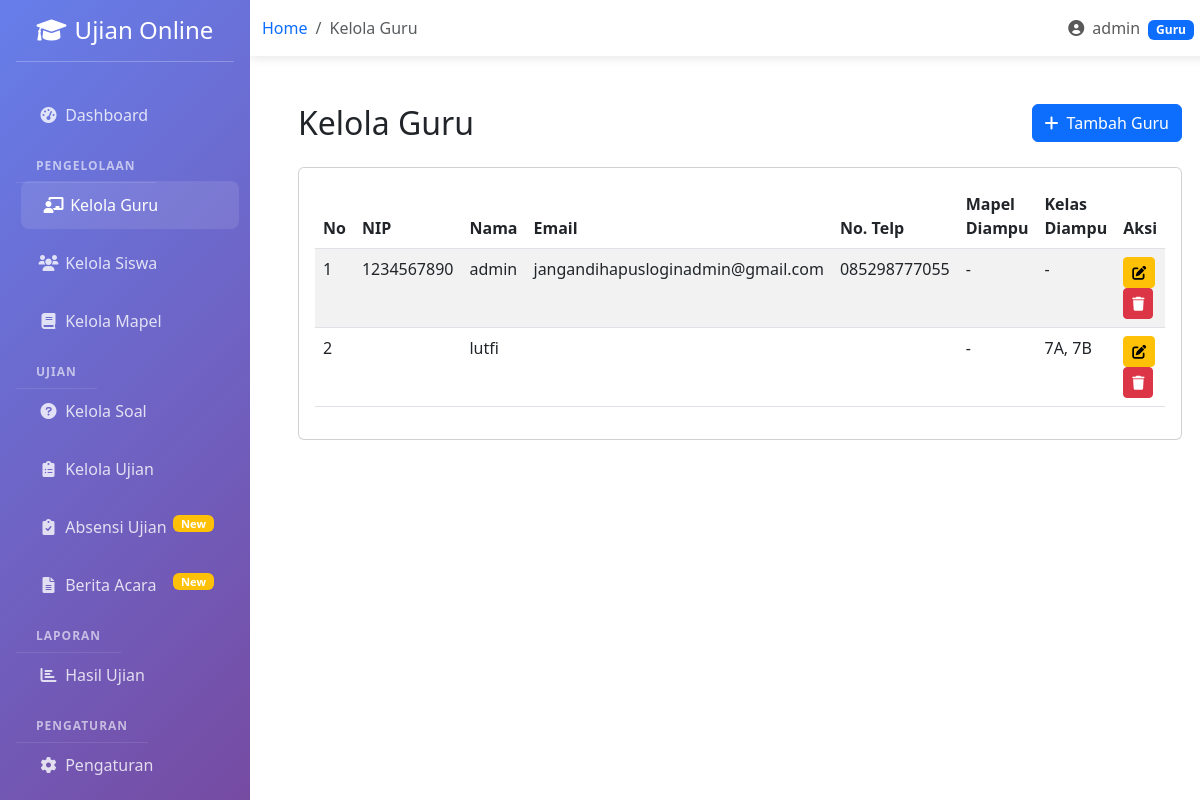
The page /kelola_guru.php (signed in) on the database its author committed.
### tables this page shows
CREATE TABLE `guru` (
  `id` int(11) NOT NULL,
  `user_id` int(11) DEFAULT NULL,
  `nip` varchar(20) DEFAULT NULL,
  `nama` varchar(100) NOT NULL,
  `email` varchar(100) DEFAULT NULL,
  `no_telp` varchar(15) DEFAULT NULL,
  `alamat` text,
  `foto` varchar(255) DEFAULT NULL
);

### kelola_guru.php (the view, shortened to what this page needs)
<?php
require_once 'config.php';
$title = "Kelola Guru";
include 'templates/header.php';
?>
<div class="container-fluid p-4">
    <div class="d-flex justify-content-between align-items-center mb-4">
        <h2 class="mb-0">Kelola Guru</h2>
        <button class="btn btn-primary" data-bs-toggle="modal" data-bs-target="#tambahGuruModal">
            <i class="fas fa-plus me-2"></i>Tambah Guru
        </button>
    </div>
    <div class="card">
        <div class="card-body">
            <div class="table-responsive">
                <table class="table table-striped" id="tabelGuru">
                    <thead>
                        <tr>
                            <th>No</th>
                            <th>NIP</th>
                            <th>Nama</th>
                            <th>Email</th>
                            <th>No. Telp</th>
                            <th>Mapel Diampu</th>
                            <th>Kelas Diampu</th>
                            <th>Aksi</th>
                        </tr>
                    </thead>
                    <tbody>
                        <?php
                        $stmt = $pdo->query("
                            SELECT g.*, u.username,
                            GROUP_CONCAT(DISTINCT mg.nama_mapel ORDER BY mg.nama_mapel SEPARATOR ', ') as mapel_diampu,
                            GROUP_CONCAT(DISTINCT kg.kelas ORDER BY kg.kelas SEPARATOR ', ') as kelas_diampu
                            FROM guru g
                            JOIN users u ON g.user_id = u.id
                            LEFT JOIN guru_mapel gm ON g.id = gm.guru_id
                            LEFT JOIN mata_pelajaran mg ON gm.mapel_id = mg.id
                            LEFT JOIN guru_kelas gk ON g.id = gk.guru_id
                            LEFT JOIN kelas kg ON gk.kelas_id = kg.id
                            GROUP BY g.id
                        ");
                        $no = 1;
                        while ($row = $stmt->fetch(PDO::FETCH_ASSOC)): ?>
                        <tr>
                            <td><?= $no++ ?></td>
                            <td><?= htmlspecialchars($row['nip']) ?></td>
                            <td><?= htmlspecialchars($row['nama']) ?></td>
                            <td><?= htmlspecialchars($row['email']) ?></td>
                            <td><?= htmlspecialchars($row['no_telp']) ?></td>
                            <td><?= htmlspecialchars($row['mapel_diampu'] ?? '-') ?></td>
                            <td><?= htmlspecialchars($row['kelas_diampu'] ?? '-') ?></td>
                            <td>
                                <button class="btn btn-sm btn-warning" data-bs-toggle="modal" data-bs-target="#editGuruModal"
                                        data-id="<?= $row['id'] ?>" data-nip="<?= $row['nip'] ?>"
                                        data-nama="<?= $row['nama'] ?>" data-email="<?= $row['email'] ?>"
                                        data-notelp="<?= $row['no_telp'] ?>"
                                        data-mapel="<?= htmlspecialchars($row['mapel_ids'] ?? '') ?>"
                                        data-kelas="<?= htmlspecialchars($row['kelas_ids'] ?? '') ?>">
                                    <i class="fas fa-edit"></i>
                                </button>
                                <button class="btn btn-sm btn-danger" onclick="hapusGuru(<?= $row['id'] ?>)">
                                    <i class="fas fa-trash"></i>
                                </button>
                            </td>
                        </tr>
                        <?php endwhile; ?>
                    </tbody>
                </table>
            </div>
        </div>
    </div>
</div>
<?php include 'templates/footer.php'; ?>

### templates/header.php (shortened to what this page needs)
<?php
$current_page = basename($_SERVER['PHP_SELF']);
function isActivePage($page_name) {
    global $current_page;
    return $current_page == $page_name;
}
function isActivePages($page_array) {
    global $current_page;
    return in_array($current_page, $page_array);
}
?>
<!DOCTYPE html>
<html lang="id">
<head>
    <link href="https://cdn.jsdelivr.net/npm/bootstrap@5.3.0/dist/css/bootstrap.min.css" rel="stylesheet">
    <link href="https://cdnjs.cloudflare.com/ajax/libs/font-awesome/6.0.0/css/all.min.css" rel="stylesheet">
    <link rel="stylesheet" href="https://cdn.datatables.net/1.13.6/css/dataTables.bootstrap5.min.css">
</head>
<body>
    <div class="d-flex">
        <div class="sidebar p-3">
            <div class="text-center mb-4">
                <h4><i class="fas fa-graduation-cap me-2"></i>Ujian Online</h4>
                <hr class="bg-light">
            </div>
            <ul class="nav flex-column">
                <li class="nav-item">
                    <a class="nav-link <?php echo isActivePage('dashboard.php') ? 'active' : ''; ?>" href="dashboard.php">
                        <i class="fas fa-tachometer-alt"></i> Dashboard
                    </a>
                </li>
                <?php if ($_SESSION['role'] == 'guru'): ?>
                <li class="nav-item menu-category-item mt-2">
                    <small class="menu-category">PENGELOLAAN</small>
                </li>
                <li class="nav-item">
                    <a class="nav-link <?php echo isActivePage('kelola_guru.php') ? 'active' : ''; ?>" href="kelola_guru.php">
                        <i class="fas fa-chalkboard-teacher"></i> Kelola Guru
                    </a>
                </li>
                <li class="nav-item">
                    <a class="nav-link <?php echo isActivePage('kelola_siswa.php') ? 'active' : ''; ?>" href="kelola_siswa.php">
                        <i class="fas fa-users"></i> Kelola Siswa
                    </a>
                </li>
                <li class="nav-item">
                    <a class="nav-link <?php echo isActivePage('kelola_mapel.php') ? 'active' : ''; ?>" href="kelola_mapel.php">
                        <i class="fas fa-book"></i> Kelola Mapel
                    </a>
                </li>
                <li class="nav-item menu-category-item mt-2">
                    <small class="menu-category">UJIAN</small>
                </li>
                <li class="nav-item">
                    <a class="nav-link <?php echo isActivePage('kelola_soal.php') ? 'active' : ''; ?>" href="kelola_soal.php">
                        <i class="fas fa-question-circle"></i> Kelola Soal
                    </a>
                </li>
                <li class="nav-item">
                    <a class="nav-link <?php echo isActivePage('kelola_ujian.php') ? 'active' : ''; ?>" href="kelola_ujian.php">
                        <i class="fas fa-clipboard-list"></i> Kelola Ujian
                    </a>
                </li>
                <li class="nav-item">
                    <a class="nav-link <?php echo isActivePages(['absensi_ujian.php', 'proses_absensi.php']) ? 'active' : ''; ?>" href="absensi_ujian.php">
                        <i class="fas fa-clipboard-check"></i> Absensi Ujian
                        <span class="badge bg-warning badge-menu float-end">New</span>
                    </a>
                </li>
                <li class="nav-item">
                    <a class="nav-link <?php echo isActivePages(['berita_acara.php', 'detail_berita_acara.php', 'proses_berita_acara.php']) ? 'active' : ''; ?>" href="berita_acara.php">
                        <i class="fas fa-file-alt"></i> Berita Acara
                        <span class="badge bg-warning badge-menu float-end">New</span>
                    </a>
                </li>
                <li class="nav-item menu-category-item mt-2">
                    <small class="menu-category">LAPORAN</small>
                </li>
                <li class="nav-item">
                    <a class="nav-link <?php echo isActivePage('hasil_ujian.php') ? 'active' : ''; ?>" href="hasil_ujian.php">
                        <i class="fas fa-chart-bar"></i> Hasil Ujian
                    </a>
                </li>
                <li class="nav-item menu-category-item mt-2">
                    <small class="menu-category">PENGATURAN</small>
                </li>
                <li class="nav-item">
                    <a class="nav-link <?php echo isActivePages(['pengaturan.php', 'profil_sekolah.php']) ? 'active' : ''; ?>" href="pengaturan.php">
                        <i class="fas fa-cog"></i> Pengaturan
                    </a>
                </li>
                <?php endif; ?>
            </ul>
        </div>
        <div class="main-content w-100">
            <nav class="navbar navbar-expand-lg top-navbar">
                <div class="container-fluid">
                    <nav aria-label="breadcrumb">
                        <ol class="breadcrumb mb-0">
                            <li class="breadcrumb-item"><a href="dashboard.php" class="text-decoration-none">Home</a></li>
                            <li class="breadcrumb-item active"><?php echo $title; ?></li>
                        </ol>
                    </nav>
                    <div class="navbar-nav ms-auto">
                        <div class="nav-item dropdown">
                            <a class="nav-link dropdown-toggle" href="#" role="button" data-bs-toggle="dropdown">
                                <i class="fas fa-user-circle me-1"></i> <?php echo htmlspecialchars($_SESSION['nama_lengkap']); ?>
                                <span class="badge bg-<?php echo $_SESSION['role'] == 'guru' ? 'primary' : 'success'; ?> ms-1">
                                    <?php echo ucfirst($_SESSION['role']); ?>
                                </span>
                            </a>
                        </div>
                    </div>
                </div>
            </nav>
            <div class="container-fluid p-4">

### templates/footer.php (shortened to what this page needs)
            </div>
        </div>
    </div>
</body>
</html>

### templates/header.php (style rules this page uses)
:root { --primary: #667eea; --secondary: #764ba2; --success: #28a745; --info: #17a2b8; --warning: #ffc107; --danger: #dc3545; }
.sidebar { background: linear-gradient(135deg, var(--primary) 0%, var(--secondary) 100%); color: white; height: 100vh; position: fixed; width: 250px; transition: all 0.3s; z-index: 1000; overflow-y: auto; }
.sidebar .nav-link { color: rgba(255,255,255,0.8); padding: 12px 20px; margin: 5px 0; border-radius: 8px; transition: all 0.3s; text-decoration: none; display: block; }
.sidebar .nav-link:hover, .sidebar .nav-link.active { color: white; background: rgba(255,255,255,0.1); transform: translateX(5px); }
.sidebar .nav-link i { width: 25px; text-align: center; }
.sidebar .menu-category { color: rgba(255,255,255,0.6) !important; padding: 8px 20px; margin-top: 15px; margin-bottom: 5px; font-size: 0.75rem; font-weight: 600; letter-spacing: 1px; text-transform: uppercase; border-bottom: 1px solid rgba(255,255,255,0.1); }
.sidebar .nav-item.menu-category-item small { color: rgba(255,255,255,0.6) !important; pointer-events: none; user-select: none; }
.main-content { margin-left: 250px; transition: all 0.3s; min-height: 100vh; }
.badge-menu { font-size: 0.7rem; padding: 3px 8px; }
.top-navbar { background: white; box-shadow: 0 2px 10px rgba(0,0,0,0.1); z-index: 999; }

### rows shown on the page
guru: nip "1234567890", nama "admin", email "jangandihapusloginadmin@gmail.com", no_telp "085298777055", mapel_diampu "-", kelas_diampu "-"
guru: nama "lutfi", mapel_diampu "-", kelas_diampu "7A, 7B"

### other values the page prints
$title "Kelola Guru"
$_SESSION['nama_lengkap'] "admin"
$_SESSION['role'] "Guru"
